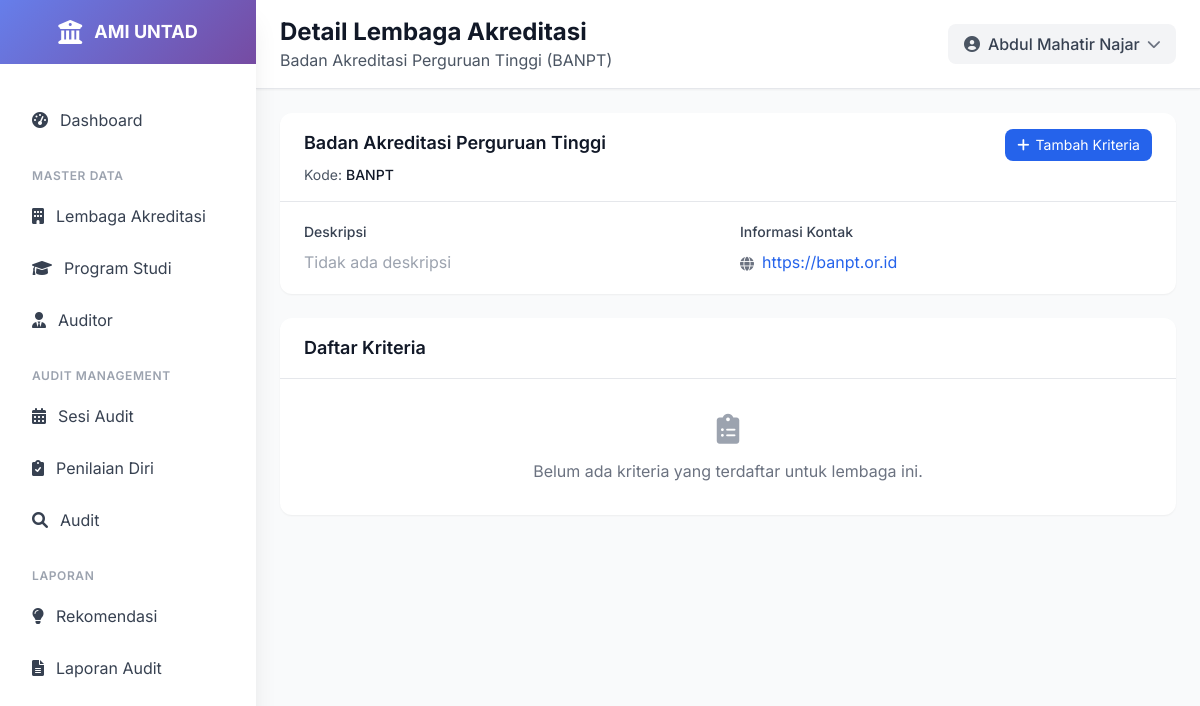
Before: /lembaga/1/ (signed in) with the older database file.
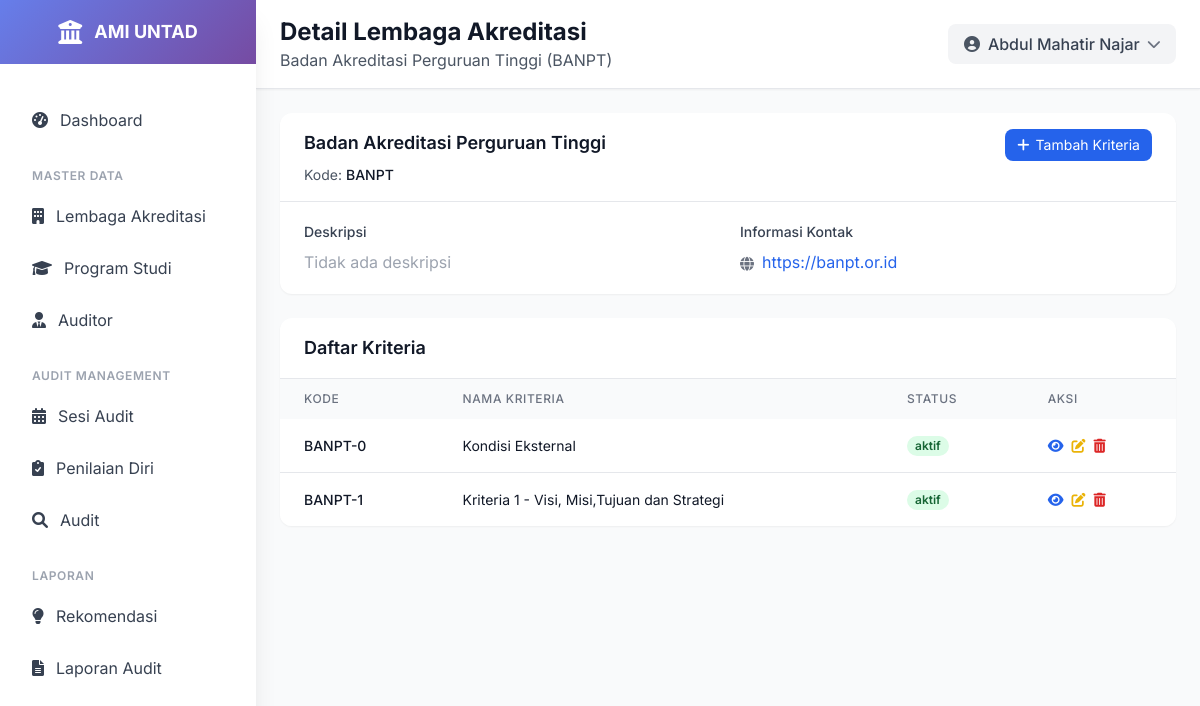
After: the same page with the newer database file.
### ami/models.py (models this page shows, shortened)
class Kriteria(models.Model):
    lembaga_akreditasi = models.ForeignKey(LembagaAkreditasi, on_delete=models.CASCADE, related_name='kriteria')
    kode = models.CharField(max_length=30, null=True)
    nama = models.CharField(max_length=255)
    deskripsi = models.TextField(blank=True, null=True)
    status = models.CharField(max_length=20, choices=[
        ('aktif', 'aktif'),
        ('tidak aktif', 'tidak aktif'),
    ], default='aktif')
    class Meta:
        verbose_name = "Kriteria"
        verbose_name_plural = "Kriteria"
        unique_together = ['lembaga_akreditasi', 'kode']
        ordering = ['kode']

### ami/views.py (the view)
# urls.py: path('lembaga/<int:pk>/', views.lembaga_akreditasi_detail, name='lembaga_akreditasi_detail'),
@login_required
def lembaga_akreditasi_detail(request, pk):
    lembaga = get_object_or_404(LembagaAkreditasi, pk=pk)
    kriteria_list = lembaga.kriteria.all().order_by('kode')
    paginator = Paginator(kriteria_list, 10)
    page_number = request.GET.get('page')
    kriteria = paginator.get_page(page_number)
    return render(request, 'ami/lembaga_akreditasi_detail.html', {
        'lembaga': lembaga,
        'kriteria': kriteria
    })

### templates/ami/lembaga_akreditasi_detail.html (shortened to what the changed rows need)
{% extends 'base.html' %}
{% load static %}
{% block page_title %}Detail Lembaga Akreditasi{% endblock %}
{% block content %}
<div class="p-4 lg:p-6">
    <div class="bg-white rounded-xl shadow-sm overflow-hidden">
        {% if kriteria %}
        <div class="overflow-x-auto">
            <table class="w-full">
                <thead class="bg-gray-50">
                    <tr>
                        <th class="px-3 lg:px-6 py-3 text-left text-xs font-medium text-gray-500 uppercase tracking-wider">Kode</th>
                        <th class="px-3 lg:px-6 py-3 text-left text-xs font-medium text-gray-500 uppercase tracking-wider">Nama Kriteria</th>
                        <th class="px-3 lg:px-6 py-3 text-left text-xs font-medium text-gray-500 uppercase tracking-wider hidden md:table-cell">Status</th>
                        <th class="px-3 lg:px-6 py-3 text-left text-xs font-medium text-gray-500 uppercase tracking-wider">Aksi</th>
                    </tr>
                </thead>
                <tbody class="bg-white divide-y divide-gray-200">
                    {% for kriteria_item in kriteria %}
                    <tr class="hover:bg-gray-50 transition-colors">
                        <td class="px-3 lg:px-6 py-4 whitespace-nowrap">
                            <div class="text-xs lg:text-sm font-medium text-gray-900">{{ kriteria_item.kode }}</div>
                        </td>
                        <td class="px-3 lg:px-6 py-4 whitespace-nowrap">
                            <div class="text-xs lg:text-sm text-gray-900">{{ kriteria_item.nama }}</div>
                        </td>
                        <td class="px-3 lg:px-6 py-4 whitespace-nowrap text-xs lg:text-sm text-gray-500 hidden md:table-cell">
                            <span class="px-2 inline-flex text-xs leading-5 font-semibold rounded-full
                                {% if kriteria_item.status == 'aktif' %}bg-green-100 text-green-800{% else %}bg-red-100 text-red-800{% endif %}">
                                {{ kriteria_item.get_status_display }}
                            </span>
                        </td>
                        <td class="px-3 lg:px-6 py-4 whitespace-nowrap text-xs lg:text-sm font-medium">
                            <div class="flex flex-wrap gap-2">
                                <a href="{% url 'ami:kriteria_detail' kriteria_item.pk %}" class="text-blue-600 hover:text-blue-900">
                                    <i class="fas fa-eye"></i>
                                </a>
                                <a href="{% url 'ami:kriteria_update' kriteria_item.pk %}" class="text-yellow-500 hover:text-yellow-700">
                                    <i class="fas fa-edit"></i>
                                </a>
                                <a href="{% url 'ami:kriteria_delete' kriteria_item.pk %}" class="text-red-600 hover:text-red-900">
                                    <i class="fas fa-trash-alt"></i>
                                </a>
                            </div>
                        </td>
                    </tr>
                    {% endfor %}
                </tbody>
            </table>
        </div>
        {% else %}
        <div class="px-4 lg:px-6 py-8 text-center">
            <i class="fas fa-clipboard-list text-gray-400 text-3xl mb-3"></i>
            <p class="text-gray-500">Belum ada kriteria yang terdaftar untuk lembaga ini.</p>
        </div>
        {% endif %}
    </div>
</div>
{% endblock %}

Changed rows visible on the page:
added Kriteria: kode "BANPT-0", nama "Kondisi Eksternal", status "aktif"
added Kriteria: kode "BANPT-1", nama "Kriteria 1 - Visi, Misi,Tujuan dan Strategi", status "aktif"
Other visible differences:
text no longer shown: "Belum ada kriteria yang terdaftar untuk lembaga ini."
text now shown: "KODE NAMA KRITERIA STATUS AKSI"
